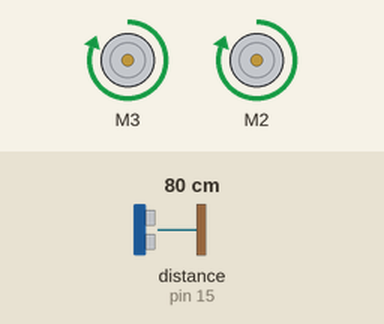
Recording of a sketch running on a simulated Arduino Uno, built with avr-gcc and run on an emulated ATmega328P. On the bench: 2 × DC motor (green arrow = forward, orange = backward, longer = faster). The inputs (shaded band) are chosen by the test bench; at power-on: distance to the obstacle (sensor on pin 15) 80 cm. The echo pulse lasts 58.3 µs per cm; what the sketch prints to the serial monitor is not drawn.

Above: at 0.6 s.
At 1.6 s:
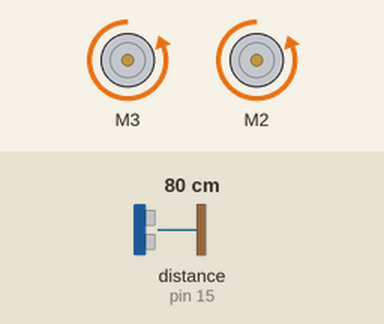
At 2.6 s:
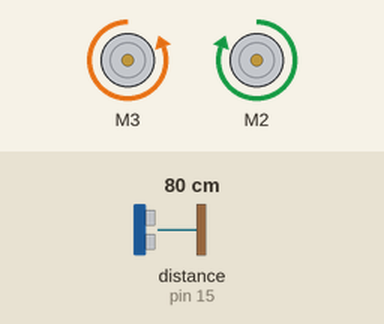
At 4.6 s:
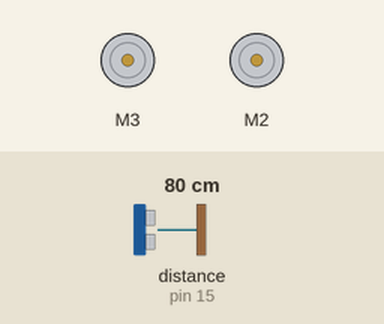
Timing chart, 0 to 6.6 s (numbered marks = the images above):
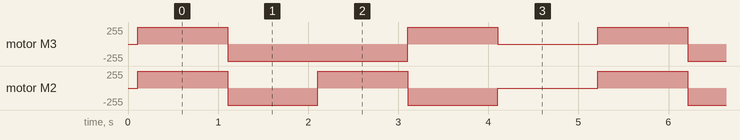

Measured:
- by itself, motor M3: repeats every 5.1 s: backward 255/255 2.0 s, forward 255/255 1.0 s, stopped 1.1 s, forward 255/255 1.0 s
- by itself, motor M2: repeats every 5.1 s: backward 255/255 1.0 s, forward 255/255 1.0 s, backward 255/255 1.0 s, stopped 1.1 s, forward 255/255 1.0 s

The sketch:

sketch.ino
```cpp
#include <NewPing.h>
#include <AFMotor.h>

// Distance Sensor Configurations
#define TRIGGER_PIN  14
#define ECHO_PIN     15
#define MAX_DISTANCE 200

// Motor Configurations
#define SPEED 255
#define MOTOR_LEFT 3
#define MOTOR_RIGHT 2

NewPing DistanceSensor(TRIGGER_PIN, ECHO_PIN, MAX_DISTANCE);
AF_DCMotor MotorLeft(MOTOR_LEFT);
AF_DCMotor MotorRight(MOTOR_RIGHT);

void setup()
{
    Serial.begin(9600);
}

void loop()
{
    unsigned int cm = DistanceSensor.ping_cm();
    Serial.print("Distance: ");
    Serial.print(cm);
    Serial.println("cm");
    delay(100);

	MotorLeft.setSpeed(SPEED);
	MotorRight.setSpeed(SPEED);

	MotorLeft.run(FORWARD);
	MotorRight.run(FORWARD);
	delay(1000);

	MotorLeft.run(BACKWARD);
	MotorRight.run(BACKWARD);
	delay(1000);

	MotorLeft.run(BACKWARD);
	MotorRight.run(FORWARD);
	delay(1000);

	MotorLeft.run(FORWARD);
	MotorRight.run(BACKWARD);
	delay(1000);

	MotorLeft.setSpeed(0);
	MotorRight.setSpeed(0);

	MotorLeft.run(BRAKE);
	MotorRight.run(BRAKE);
	delay(1000);
}
```
